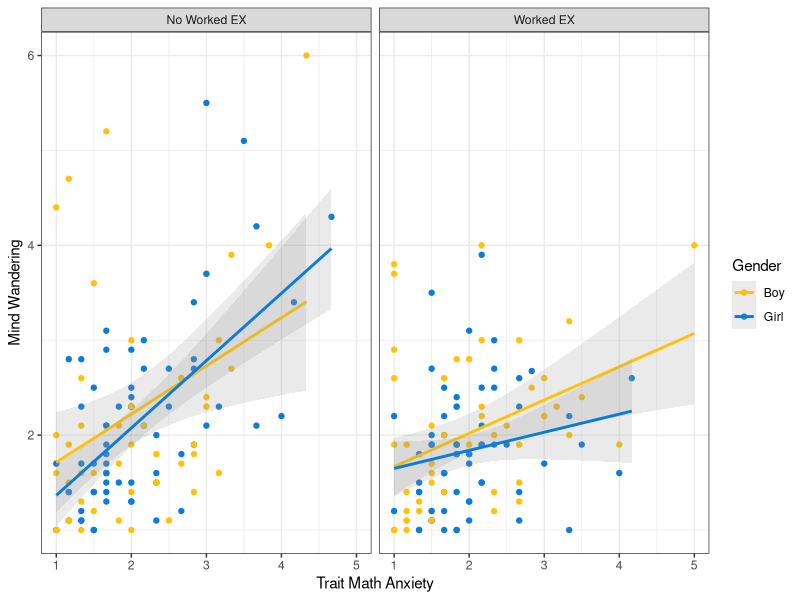
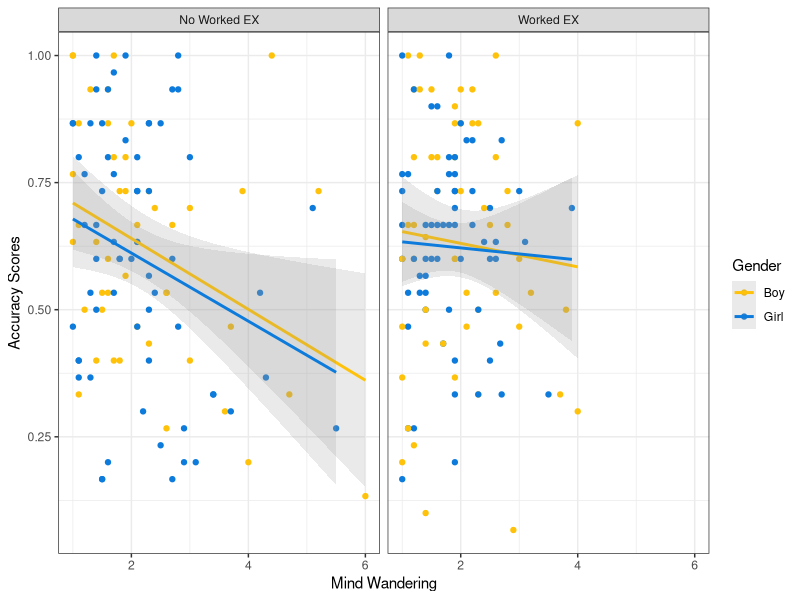
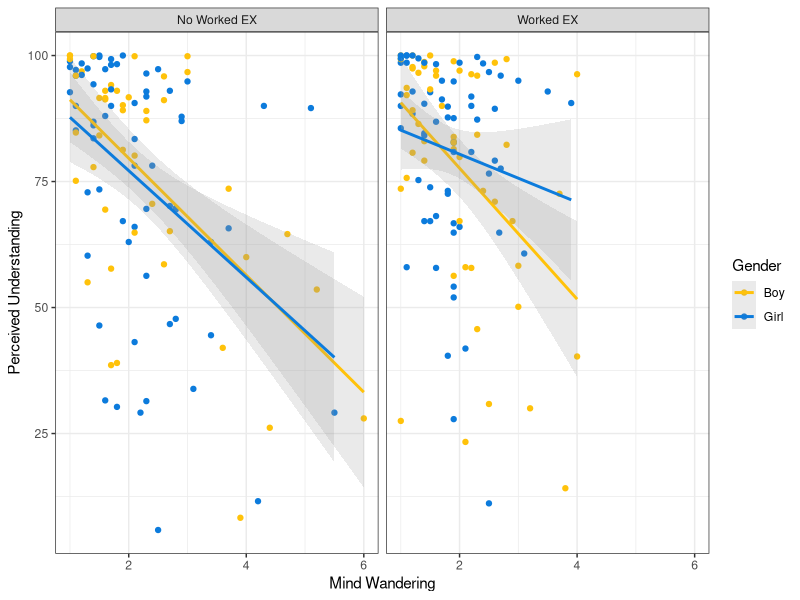
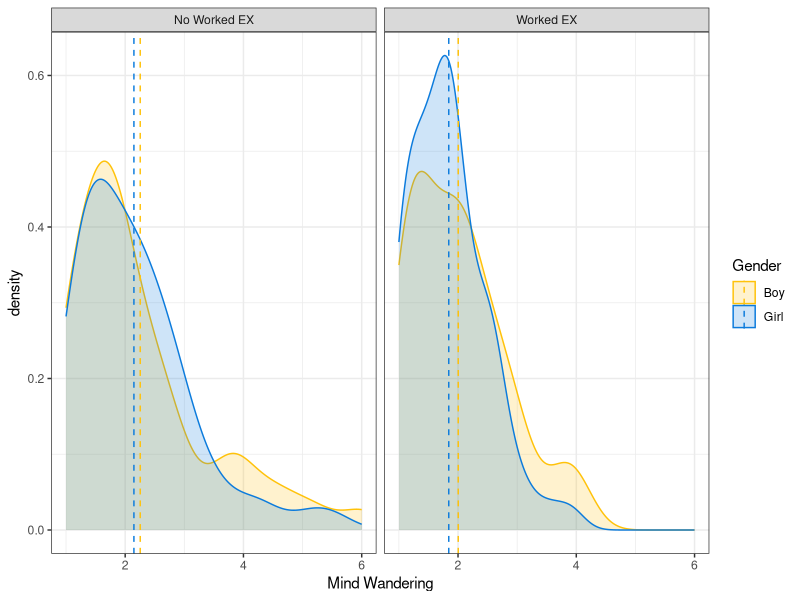

These figures' R source, in order:
## ---- chunk 1
library(tidyverse)
## ---- chunk 2
df <- readxl::read_xlsx('../../../data/math-anxiety-raw-data.xlsx')
## ---- chunk 3
tma_lst <- c("TMA_1", "TMA_2", "TMA_3","TMA_4", "TMA_5", "TMA_6",
             "TMA_avg")
df1 <- df %>% select(Condition, Sex, chicago, race_rv, pretest,
              MW_day1_avg, MW_day2_avg, SI_avg, tma_lst,
              Understand_avg, Del_OverallAcc)
# Get rid of row that has NA values in Condition and/or Sex
df1 <- df1 %>% filter(Condition == 1 | Condition == 2)
df1 <- df1 %>% filter(!is.na(Sex))
# Assign "no worked ex" group 0
df1$Condition[df1$Condition == 2] <- 0
# Assign 0 for "boy" and 1 for "girl"
df1$Sex[df1$Sex == 1] <- 0
df1$Sex[df1$Sex == 2] <- 1
# Make sure variable is categorical
df1$chicago <- as.factor(df1$chicago)
df1$Sex <- as.factor(df1$Sex)
df1$race_rv <- as.factor(df1$race_rv)
## ---- chunk 4
df1 <- df1 %>% mutate(MW_avg = rowMeans(df1[6:7], na.rm=TRUE))
head(df1)
## ---- chunk 5
# condition labels
cond <- c("No Worked EX", "Worked EX")
names(cond) <- c(0, 1)
## ---- chunk 6
# accuracy scores
df1 %>% ggplot(aes(x = TMA_avg, y = MW_avg,
                   color = Sex)) +
  geom_point() +
  geom_smooth(method = "lm", alpha = 0.2) +
  scale_color_manual(values = c("#FFC20A", "#0C7BDC"), 
                     labels = c("Boy", "Girl")) +
  facet_grid(.~ Condition, 
             labeller = labeller(Condition = cond)) +
  labs(x = "Trait Math Anxiety", y = "Mind Wandering",
       color = "Gender") +
  theme_bw()
## ---- chunk 7
df1 %>% ggplot(aes(x = MW_avg, y = Del_OverallAcc,
                   color = Sex)) +
  geom_point() +
  geom_smooth(method = "lm", alpha = 0.2) +
  scale_color_manual(values = c("#FFC20A", "#0C7BDC"), 
                     labels = c("Boy", "Girl")) +
  facet_grid(.~ Condition, 
             labeller = labeller(Condition = cond)) +
  labs(x = "Mind Wandering", y = "Accuracy Scores",
       color = "Gender") +
  theme_bw()
## ---- chunk 8
df1 %>% ggplot(aes(x = MW_avg, y = Understand_avg,
                   color = Sex)) +
  geom_point() +
  geom_smooth(method = "lm", alpha = 0.2) +
  scale_color_manual(values = c("#FFC20A", "#0C7BDC"), 
                     labels = c("Boy", "Girl")) +
  facet_grid(.~ Condition, 
             labeller = labeller(Condition = cond)) +
  labs(x = "Mind Wandering", 
       y = "Perceived Understanding",
       color = "Gender") +
  theme_bw()
## ---- chunk 9
# calculate average
mu <- df1 %>% group_by(Condition, Sex) %>% summarize(mean = mean(MW_avg))
# plot density plots of mind wandering
df1 %>% ggplot(aes(x = MW_avg, 
                   fill = Sex, color = Sex)) +
  geom_density(alpha = 0.2) +
  scale_color_manual(values = c("#FFC20A", "#0C7BDC"), 
                     labels = c("Boy", "Girl")) +
  scale_fill_manual(values = c("#FFC20A", "#0C7BDC"), 
                     labels = c("Boy", "Girl")) +
  geom_vline(data=mu, aes(xintercept=mean, color=Sex),
           linetype="dashed") +
  facet_grid(.~ Condition, 
             labeller = labeller(Condition = cond)) +
  labs(x = "Mind Wandering",
       fill = "Gender", color = "Gender") +
  theme_bw()
